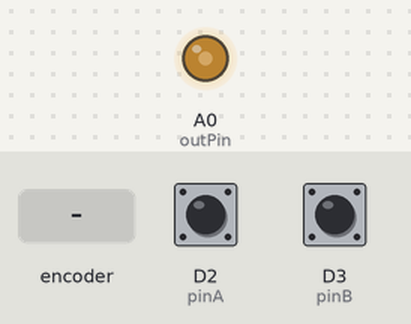
Bench run of a sketch on a simulated Arduino Zero (SAMD21). Shown: output pins drawn as LEDs (lit = HIGH). The test bench sets the inputs (shaded band); at power-on: D2 (pinA) HIGH, D3 (pinB) HIGH.

Above: at 1.2 s.
1.3 s: rotary encoder on D2 (pinA) / D3 (pinB) turned 3 steps (first pin leading)
Timing chart, 0 to 4.3 s (numbered marks = the images above; inputs shaded):
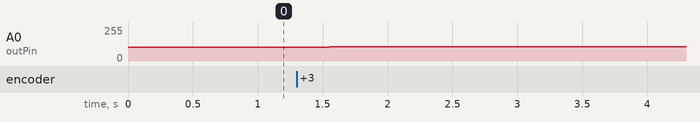

The sketch:

RotaryEncoder_controller.ino
```cpp
/*-------------------------------------------------------------------------------------------------
 * 2-PHOTON POSITION ENCODER CODE
 * ------------------------------------------------------------------------------------------------
 * This code reads the movement of a rotary encoder and translates the angular position into
 * an analog voltage. This code has been written to work with a LPD3806-600BM-G5-24C Rotary encoder
 * and on an Arduino Zero board (in order to have a true AnalogOut without PWM).
 * The code outputs a variable analog signal (10bit DAC on the Arduino Zero) which represents
 * the angular position of the shaft and that resets to 0V every full turn.
 * If you use a rotary encoder with different pulses per revolution (PPR) please change the variable
 * accordingly.
 * Parts of the code labelled as OPTIONAL provide serial communication to plot the angular position
 * through USB and may be used for debugging. Comment these parts for the final build.
 *
 * Encoder wiring:
 * RED: VCC
 * BLACK: Gnd
 * GREEN: A
 * WHITE: B
 *
 * Leonardo Lupori - 2018
 */


volatile unsigned int temp, counter = pow(2,31); // This variable will increase or decrease depending on the rotation of encoder
const int outPin = A0;                           // The pin for the output signal. Make sure it has AnalogOutput capabilities without PWM
const int PPR = 600;                             // Pulses Per Revolution. Put here the specific of your rotary encoder of choice
const int pinA = 2;                              // Pin to connect the A channel of the encoder. NOTE, this pin has to support interrupts. Pin 2 on most boards
const int pinB = 3;                              // Pin to connect the B channel of the encoder. Pin 3 on most boards
const int bitDepthDAC = 10;                      // Bit depth of the DAC of the arduino board of your choice. 10 bit on arduino Zero.


void setup() {
  // OPTIONAL - Serial Communication
  //--------------------------------
//  Serial.begin (9600);
  //--------------------------------

  pinMode(pinA, INPUT_PULLUP);              // internal pullup input pin A
  pinMode(pinB, INPUT_PULLUP);              // internal pullup input pin B
  analogWriteResolution(bitDepthDAC);       // Allows more than the standard 8 bit DAC on the compatible boards
  //Setting up interrupt
  //A rising pulse from encodenren activated ai0(). AttachInterrupt 0 is DigitalPin nr 2 on moust Arduino.
  attachInterrupt(digitalPinToInterrupt(pinA), ai0, RISING);
}

void loop() {
  // OPTIONAL - Send the angular position through serial communication
  //------------------------------------------------------------------
//  if( counter != temp ){
//    Serial.println (counter);
//    temp = counter;
//  }
  //------------------------------------------------------------------

  analogWrite(outPin,map(counter%PPR, 0, PPR, 0, pow(2,bitDepthDAC)));
}

void ai0() {
  // ai0 is activated if DigitalPin nr 2 is going from LOW to HIGH
  // Check pin 3 to determine the direction
  if(digitalRead(pinB)==LOW) {
    counter++;
  }else{
    counter--;
  }
}
```

Measured:
- after the input at 1.3 s, A0 (outPin): 105/255 → 106/255 after 0.25 s
